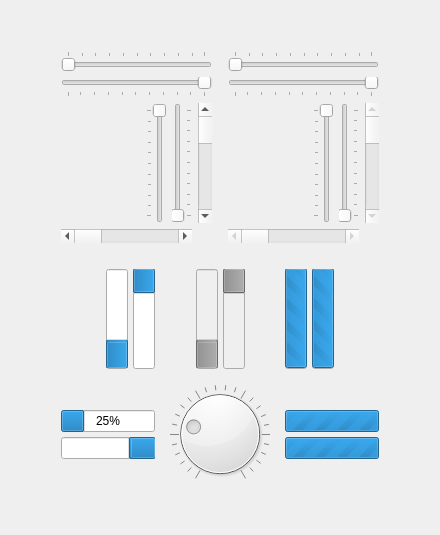
   <widget class="QWidget" name="tab_3">
    <attribute name="title">
     <string>Sliders/Scrolls/Progress/Dial</string>
    </attribute>
    <layout class="QGridLayout" name="gridLayout_12">
     <item row="3" column="1">
      <layout class="QGridLayout" name="gridLayout_11">
       <property name="spacing">
        <number>5</number>
       </property>
       <item row="0" column="2" colspan="3">
        <widget class="QProgressBar" name="progressBar_6">
         <property name="sizePolicy">
          <sizepolicy hsizetype="Fixed" vsizetype="MinimumExpanding">
           <horstretch>0</horstretch>
           <verstretch>0</verstretch>
          </sizepolicy>
         </property>
         <property name="minimumSize">
          <size>
           <width>0</width>
           <height>100</height>
          </size>
         </property>
         <property name="value">
          <number>25</number>
         </property>
         <property name="orientation">
          <enum>Qt::Vertical</enum>
         </property>
         <property name="invertedAppearance">
          <bool>true</bool>
         </property>
        </widget>
       </item>
       <item row="0" column="12">
        <widget class="QProgressBar" name="progressBar_8">
         <property name="enabled">
          <bool>true</bool>
         </property>
         <property name="sizePolicy">
          <sizepolicy hsizetype="Fixed" vsizetype="MinimumExpanding">
           <horstretch>0</horstretch>
           <verstretch>0</verstretch>
          </sizepolicy>
         </property>
         <property name="minimumSize">
          <size>
           <width>0</width>
           <height>100</height>
          </size>
         </property>
         <property name="maximum">
          <number>0</number>
         </property>
         <property name="value">
          <number>-1</number>
         </property>
         <property name="orientation">
          <enum>Qt::Vertical</enum>
         </property>
         <property name="invertedAppearance">
          <bool>true</bool>
         </property>
        </widget>
       </item>
       <item row="0" column="1">
        <widget class="QProgressBar" name="progressBar_5">
         <property name="sizePolicy">
          <sizepolicy hsizetype="Fixed" vsizetype="MinimumExpanding">
           <horstretch>0</horstretch>
           <verstretch>0</verstretch>
          </sizepolicy>
         </property>
         <property name="minimumSize">
          <size>
           <width>0</width>
           <height>100</height>
          </size>
         </property>
         <property name="value">
          <number>25</number>
         </property>
         <property name="orientation">
          <enum>Qt::Vertical</enum>
         </property>
        </widget>
       </item>
       <item row="0" column="6" alignment="Qt::AlignRight">
        <widget class="QProgressBar" name="progressBar_9">
         <property name="enabled">
          <bool>false</bool>
         </property>
         <property name="sizePolicy">
          <sizepolicy hsizetype="Fixed" vsizetype="MinimumExpanding">
           <horstretch>0</horstretch>
           <verstretch>0</verstretch>
          </sizepolicy>
         </property>
         <property name="minimumSize">
          <size>
           <width>0</width>
           <height>100</height>
          </size>
         </property>
         <property name="value">
          <number>25</number>
         </property>
         <property name="orientation">
          <enum>Qt::Vertical</enum>
         </property>
         <property name="textDirection">
          <enum>QProgressBar::BottomToTop</enum>
         </property>
        </widget>
       </item>
       <item row="2" column="6" rowspan="2" colspan="2" alignment="Qt::AlignHCenter|Qt::AlignVCenter">
        <widget class="QDial" name="dial">
         <property name="minimumSize">
          <size>
           <width>80</width>
           <height>80</height>
          </size>
         </property>
         <property name="maximum">
          <number>100</number>
         </property>
         <property name="sliderPosition">
          <number>25</number>
         </property>
         <property name="notchesVisible">
          <bool>true</bool>
         </property>
        </widget>
       </item>
       <item row="0" column="7" alignment="Qt::AlignLeft">
        <widget class="QProgressBar" name="progressBar_10">
         <property name="enabled">
          <bool>false</bool>
         </property>
         <property name="sizePolicy">
          <sizepolicy hsizetype="Fixed" vsizetype="MinimumExpanding">
           <horstretch>0</horstretch>
           <verstretch>0</verstretch>
          </sizepolicy>
         </property>
         <property name="minimumSize">
          <size>
           <width>0</width>
           <height>100</height>
          </size>
         </property>
         <property name="value">
          <number>25</number>
         </property>
         <property name="orientation">
          <enum>Qt::Vertical</enum>
         </property>
         <property name="invertedAppearance">
          <bool>true</bool>
         </property>
         <property name="textDirection">
          <enum>QProgressBar::BottomToTop</enum>
         </property>
        </widget>
       </item>
       <item row="1" column="1" colspan="12">
        <spacer name="verticalSpacer_7">
         <property name="orientation">
          <enum>Qt::Vertical</enum>
         </property>
         <property name="sizeType">
          <enum>QSizePolicy::Fixed</enum>
         </property>
         <property name="sizeHint" stdset="0">
          <size>
           <width>20</width>
           <height>10</height>
          </size>
         </property>
        </spacer>
       </item>
       <item row="2" column="5" rowspan="2">
        <spacer name="horizontalSpacer_21">
         <property name="orientation">
          <enum>Qt::Horizontal</enum>
         </property>
         <property name="sizeType">
          <enum>QSizePolicy::Fixed</enum>
         </property>
         <property name="sizeHint" stdset="0">
          <size>
           <width>5</width>
           <height>20</height>
          </size>
         </property>
        </spacer>
       </item>
       <item row="2" column="8" rowspan="2">
        <spacer name="horizontalSpacer_22">
         <property name="orientation">
          <enum>Qt::Horizontal</enum>
         </property>
         <property name="sizeType">
          <enum>QSizePolicy::Fixed</enum>
         </property>
         <property name="sizeHint" stdset="0">
          <size>
           <width>5</width>
           <height>20</height>
          </size>
         </property>
        </spacer>
       </item>
       <item row="0" column="9" colspan="3" alignment="Qt::AlignRight">
        <widget class="QProgressBar" name="progressBar_7">
         <property name="sizePolicy">
          <sizepolicy hsizetype="Fixed" vsizetype="MinimumExpanding">
           <horstretch>0</horstretch>
           <verstretch>0</verstretch>
          </sizepolicy>
         </property>
         <property name="minimumSize">
          <size>
           <width>0</width>
           <height>100</height>
          </size>
         </property>
         <property name="maximum">
          <number>0</number>
         </property>
         <property name="value">
          <number>-1</number>
         </property>
         <property name="orientation">
          <enum>Qt::Vertical</enum>
         </property>
        </widget>
       </item>
       <item row="0" column="0">
        <spacer name="horizontalSpacer_15">
         <property name="orientation">
          <enum>Qt::Horizontal</enum>
         </property>
         <property name="sizeHint" stdset="0">
          <size>
           <width>40</width>
           <height>20</height>
          </size>
         </property>
        </spacer>
       </item>
       <item row="0" column="13">
        <spacer name="horizontalSpacer_20">
         <property name="orientation">
          <enum>Qt::Horizontal</enum>
         </property>
         <property name="sizeHint" stdset="0">
          <size>
           <width>40</width>
           <height>20</height>
          </size>
         </property>
        </spacer>
       </item>
       <item row="2" column="9" colspan="5" alignment="Qt::AlignBottom">
        <widget class="QProgressBar" name="progressBar">
         <property name="minimum">
          <number>0</number>
         </property>
         <property name="maximum">
          <number>0</number>
         </property>
        </widget>
       </item>
       <item row="3" column="9" colspan="5" alignment="Qt::AlignTop">
        <widget class="QProgressBar" name="progressBar_4">
         <property name="enabled">
          <bool>true</bool>
         </property>
         <property name="minimum">
          <number>0</number>
         </property>
         <property name="maximum">
          <number>0</number>
         </property>
         <property name="invertedAppearance">
          <bool>true</bool>
         </property>
        </widget>
       </item>
       <item row="2" column="0" colspan="5" alignment="Qt::AlignBottom">
        <widget class="QProgressBar" name="progressBar_2">
         <property name="value">
          <number>25</number>
         </property>
        </widget>
       </item>
       <item row="3" column="0" colspan="5" alignment="Qt::AlignTop">
        <widget class="QProgressBar" name="progressBar_3">
         <property name="value">
          <number>25</number>
         </property>
         <property name="invertedAppearance">
          <bool>true</bool>
         </property>
        </widget>
       </item>
      </layout>
     </item>
     <item row="1" column="0" rowspan="3">
      <spacer name="horizontalSpacer_9">
       <property name="orientation">
        <enum>Qt::Horizontal</enum>
       </property>
       <property name="sizeType">
        <enum>QSizePolicy::Fixed</enum>
       </property>
       <property name="sizeHint" stdset="0">
        <size>
         <width>50</width>
         <height>20</height>
        </size>
       </property>
      </spacer>
     </item>
     <item row="1" column="1">
      <layout class="QGridLayout" name="gridLayout_10">
       <item row="0" column="0" colspan="4">
        <widget class="QSlider" name="horizontalSlider">
         <property name="orientation">
          <enum>Qt::Horizontal</enum>
         </property>
         <property name="tickPosition">
          <enum>QSlider::TicksAbove</enum>
         </property>
        </widget>
       </item>
       <item row="0" column="5" colspan="4">
        <widget class="QSlider" name="horizontalSlider_2">
         <property name="enabled">
          <bool>false</bool>
         </property>
         <property name="orientation">
          <enum>Qt::Horizontal</enum>
         </property>
         <property name="tickPosition">
          <enum>QSlider::TicksAbove</enum>
         </property>
        </widget>
       </item>
       <item row="2" column="2">
        <widget class="QSlider" name="verticalSlider">
         <property name="orientation">
          <enum>Qt::Vertical</enum>
         </property>
         <property name="tickPosition">
          <enum>QSlider::TicksBelow</enum>
         </property>
        </widget>
       </item>
       <item row="2" column="3">
        <widget class="QScrollBar" name="verticalScrollBar">
         <property name="orientation">
          <enum>Qt::Vertical</enum>
         </property>
        </widget>
       </item>
       <item row="2" column="7">
        <widget class="QSlider" name="verticalSlider_2">
         <property name="enabled">
          <bool>false</bool>
         </property>
         <property name="orientation">
          <enum>Qt::Vertical</enum>
         </property>
         <property name="tickPosition">
          <enum>QSlider::TicksBelow</enum>
         </property>
        </widget>
       </item>
       <item row="2" column="8">
        <widget class="QScrollBar" name="verticalScrollBar_2">
         <property name="enabled">
          <bool>false</bool>
         </property>
         <property name="orientation">
          <enum>Qt::Vertical</enum>
         </property>
        </widget>
       </item>
       <item row="3" column="0" colspan="3">
        <widget class="QScrollBar" name="horizontalScrollBar">
         <property name="orientation">
          <enum>Qt::Horizontal</enum>
         </property>
        </widget>
       </item>
       <item row="3" column="5" colspan="3">
        <widget class="QScrollBar" name="horizontalScrollBar_2">
         <property name="enabled">
          <bool>false</bool>
         </property>
         <property name="orientation">
          <enum>Qt::Horizontal</enum>
         </property>
        </widget>
       </item>
       <item row="2" column="6">
        <widget class="QSlider" name="verticalSlider_4">
         <property name="enabled">
          <bool>false</bool>
         </property>
         <property name="orientation">
          <enum>Qt::Vertical</enum>
         </property>
         <property name="invertedAppearance">
          <bool>true</bool>
         </property>
         <property name="tickPosition">
          <enum>QSlider::TicksAbove</enum>
         </property>
        </widget>
       </item>
       <item row="2" column="1">
        <widget class="QSlider" name="verticalSlider_3">
         <property name="minimumSize">
          <size>
           <width>0</width>
           <height>120</height>
          </size>
         </property>
         <property name="orientation">
          <enum>Qt::Vertical</enum>
         </property>
         <property name="invertedAppearance">
          <bool>true</bool>
         </property>
         <property name="tickPosition">
          <enum>QSlider::TicksAbove</enum>
         </property>
        </widget>
       </item>
       <item row="1" column="0" colspan="4">
        <widget class="QSlider" name="horizontalSlider_3">
         <property name="orientation">
          <enum>Qt::Horizontal</enum>
         </property>
         <property name="invertedAppearance">
          <bool>true</bool>
         </property>
         <property name="tickPosition">
          <enum>QSlider::TicksBelow</enum>
         </property>
        </widget>
       </item>
       <item row="1" column="5" colspan="4">
        <widget class="QSlider" name="horizontalSlider_4">
         <property name="enabled">
          <bool>false</bool>
         </property>
         <property name="orientation">
          <enum>Qt::Horizontal</enum>
         </property>
         <property name="invertedAppearance">
          <bool>true</bool>
         </property>
         <property name="tickPosition">
          <enum>QSlider::TicksBelow</enum>
         </property>
        </widget>
       </item>
       <item row="0" column="4" rowspan="3">
        <spacer name="horizontalSpacer_14">
         <property name="orientation">
          <enum>Qt::Horizontal</enum>
         </property>
         <property name="sizeType">
          <enum>QSizePolicy::Fixed</enum>
         </property>
         <property name="sizeHint" stdset="0">
          <size>
           <width>10</width>
           <height>20</height>
          </size>
         </property>
        </spacer>
       </item>
      </layout>
     </item>
     <item row="1" column="2" rowspan="3">
      <spacer name="horizontalSpacer_10">
       <property name="orientation">
        <enum>Qt::Horizontal</enum>
       </property>
       <property name="sizeType">
        <enum>QSizePolicy::Fixed</enum>
       </property>
       <property name="sizeHint" stdset="0">
        <size>
         <width>50</width>
         <height>20</height>
        </size>
       </property>
      </spacer>
     </item>
     <item row="0" column="1">
      <spacer name="verticalSpacer_11">
       <property name="orientation">
        <enum>Qt::Vertical</enum>
       </property>
       <property name="sizeType">
        <enum>QSizePolicy::Fixed</enum>
       </property>
       <property name="sizeHint" stdset="0">
        <size>
         <width>20</width>
         <height>40</height>
        </size>
       </property>
      </spacer>
     </item>
     <item row="2" column="1">
      <spacer name="verticalSpacer_12">
       <property name="orientation">
        <enum>Qt::Vertical</enum>
       </property>
       <property name="sizeType">
        <enum>QSizePolicy::Fixed</enum>
       </property>
       <property name="sizeHint" stdset="0">
        <size>
         <width>20</width>
         <height>20</height>
        </size>
       </property>
      </spacer>
     </item>
     <item row="4" column="1">
      <spacer name="verticalSpacer_13">
       <property name="orientation">
        <enum>Qt::Vertical</enum>
       </property>
       <property name="sizeType">
        <enum>QSizePolicy::Fixed</enum>
       </property>
       <property name="sizeHint" stdset="0">
        <size>
         <width>20</width>
         <height>40</height>
        </size>
       </property>
      </spacer>
     </item>
    </layout>
   </widget>
